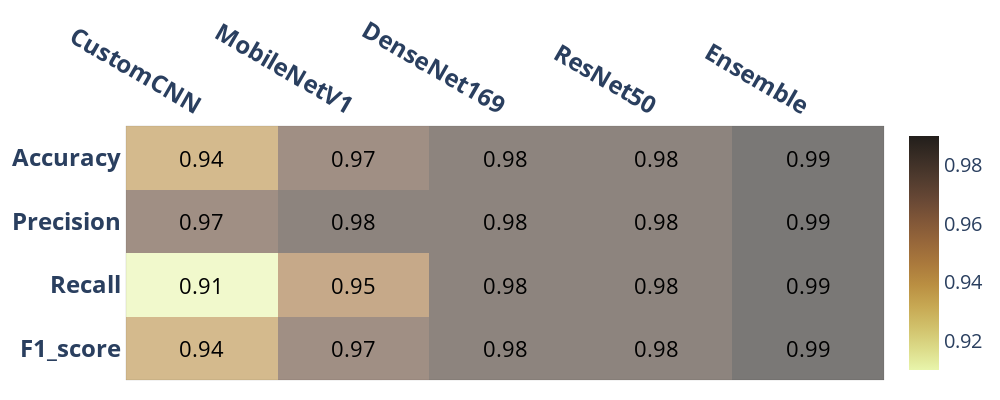

Source (notebook cell):
### Code cell
import plotly.graph_objects as go
from functools import reduce
from itertools import product
from IPython.display import Image
SUB = str.maketrans("0123456789", "₀₁₂₃₄₅₆₇₈₉")
SUP = str.maketrans("0123456789", "⁰¹²³⁴⁵⁶⁷⁸⁹")
z=[ [0.94,0.97,0.98,0.98,0.99],[0.91,0.95,0.98,0.98,0.99], [0.97,0.98,0.98,0.98,0.99],[0.94,0.97,0.98,0.98,0.99]]
x=['<b>CustomCNN</b>', '<b>MobileNetV1</b>', '<b>DenseNet169</b>', '<b>ResNet50</b>', '<b>Ensemble</b>']
y=['<b>F1_score</b>', '<b>Recall</b>', '<b>Precision</b>','<b>Accuracy</b>']

def get_anno_text(z_value):
    annotations=[]
    a, b = len(z_value), len(z_value[0])
    flat_z = reduce(lambda x,y: x+y, z_value) # z_value.flat if you deal with numpy
    coords = product(range(a), range(b))
    for pos, elem in zip(coords, flat_z):
        annotations.append({'font': {'color': 'black'},
                    'showarrow': False,
                    'text': str(elem),
                    'x': pos[1],
                    'y': pos[0],
                        'font.size':22   })
    return annotations

fig = go.Figure(data=go.Heatmap(
                   z=z,
                   x=x,
                   y=y,
                   hoverongaps = True, colorscale ='turbid',
    opacity=0.6,colorbar=dict(tickfont=dict(size=20)) ))#matter#

fig.update_layout(title={'text': "",
        'y':0.8,
        'x':0.5,
        'xanchor': 'center',
        'yanchor': 'top'},
           plot_bgcolor='rgba(0,0,0,0)',       
    annotations = get_anno_text(z),
                 width=1000,
height=400,xaxis={'side': 'top'},margin=dict(l=20, r=20, t=20, b=20))

fig.update_xaxes(tickfont = dict(size=24),linewidth=0.1, linecolor='black',
    
                 mirror=True)
fig.update_yaxes(tickfont = dict(size=24),linewidth=0.1, linecolor='black',
        
                 mirror=True)
fig.write_image("table2b.png",engine="kaleido")
#plt.savefig("table2a.pdf", format="pdf", bbox_inches="tight")
fig.show()
Image('table2b.png')

### Figure 1 — Plotly figure (JSON) as saved in the notebook; plotly's stock layout.template omitted (floating-point values rounded to 4 significant figures)
{"data": [{"colorbar": {"tickfont": {"size": 20}}, "colorscale": [[0, "rgb(232, 245, 171)"], [0.09091, "rgb(220, 219, 137)"], [0.1818, "rgb(209, 193, 107)"], [0.2727, "rgb(199, 168, 83)"], [0.3636, "rgb(186, 143, 66)"], [0.4545, "rgb(170, 121, 60)"], [0.5455, "rgb(151, 103, 58)"], [0.6364, "rgb(129, 87, 56)"], [0.7273, "rgb(104, 72, 53)"], [0.8182, "rgb(80, 59, 46)"], [0.9091, "rgb(57, 45, 37)"], [1, "rgb(34, 30, 27)"]], "hoverongaps": true, "opacity": 0.6, "type": "heatmap", "x": ["<b>CustomCNN</b>", "<b>MobileNetV1</b>", "<b>DenseNet169</b>", "<b>ResNet50</b>", "<b>Ensemble</b>"], "y": ["<b>F1_score</b>", "<b>Recall</b>", "<b>Precision</b>", "<b>Accuracy</b>"], "z": [[0.94, 0.97, 0.98, 0.98, 0.99], [0.91, 0.95, 0.98, 0.98, 0.99], [0.97, 0.98, 0.98, 0.98, 0.99], [0.94, 0.97, 0.98, 0.98, 0.99]]}], "layout": {"annotations": [{"font": {"color": "black", "size": 22}, "showarrow": false, "text": "0.94", "x": 0, "y": 0}, {"font": {"color": "black", "size": 22}, "showarrow": false, "text": "0.97", "x": 1, "y": 0}, {"font": {"color": "black", "size": 22}, "showarrow": false, "text": "0.98", "x": 2, "y": 0}, {"font": {"color": "black", "size": 22}, "showarrow": false, "text": "0.98", "x": 3, "y": 0}, {"font": {"color": "black", "size": 22}, "showarrow": false, "text": "0.99", "x": 4, "y": 0}, {"font": {"color": "black", "size": 22}, "showarrow": false, "text": "0.91", "x": 0, "y": 1}, {"font": {"color": "black", "size": 22}, "showarrow": false, "text": "0.95", "x": 1, "y": 1}, {"font": {"color": "black", "size": 22}, "showarrow": false, "text": "0.98", "x": 2, "y": 1}, {"font": {"color": "black", "size": 22}, "showarrow": false, "text": "0.98", "x": 3, "y": 1}, {"font": {"color": "black", "size": 22}, "showarrow": false, "text": "0.99", "x": 4, "y": 1}, {"font": {"color": "black", "size": 22}, "showarrow": false, "text": "0.97", "x": 0, "y": 2}, {"font": {"color": "black", "size": 22}, "showarrow": false, "text": "0.98", "x": 1, "y": 2}, {"font": {"color": "black", "size": 22}, "showarrow": false, "text": "0.98", "x": 2, "y": 2}, {"font": {"color": "black", "size": 22}, "showarrow": false, "text": "0.98", "x": 3, "y": 2}, {"font": {"color": "black", "size": 22}, "showarrow": false, "text": "0.99", "x": 4, "y": 2}, {"font": {"color": "black", "size": 22}, "showarrow": false, "text": "0.94", "x": 0, "y": 3}, {"font": {"color": "black", "size": 22}, "showarrow": false, "text": "0.97", "x": 1, "y": 3}, {"font": {"color": "black", "size": 22}, "showarrow": false, "text": "0.98", "x": 2, "y": 3}, {"font": {"color": "black", "size": 22}, "showarrow": false, "text": "0.98", "x": 3, "y": 3}, {"font": {"color": "black", "size": 22}, "showarrow": false, "text": "0.99", "x": 4, "y": 3}], "height": 400, "margin": {"b": 20, "l": 20, "r": 20, "t": 20}, "plot_bgcolor": "rgba(0,0,0,0)", "title": {"text": "", "x": 0.5, "xanchor": "center", "y": 0.8, "yanchor": "top"}, "width": 1000, "xaxis": {"linecolor": "black", "linewidth": 0.1, "mirror": true, "side": "top", "tickfont": {"size": 24}}, "yaxis": {"linecolor": "black", "linewidth": 0.1, "mirror": true, "tickfont": {"size": 24}}}}
